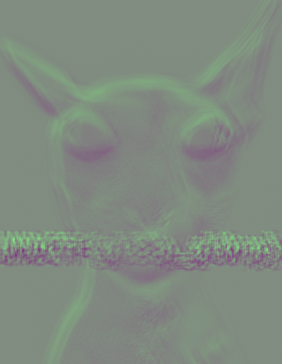
#> input picture UMDCTF2025/misc/alien-transmission/output.png, 282 x 364 px
$ python solve.py
#> lines starting #> are read from the running program, lines starting #| are printed output that depends on the picture
import numpy as np
import skimage.restoration as restoration
import random
from skimage.io import imread
from matplotlib import pyplot as plt

random.seed(420)
kernel = np.flip(np.array([[float(random.randint(-10,10)) for _ in range(19)] for _ in range(19)]))
kernel /= sum(sum(kernel))

img = np.double(imread("./output.png"))[:,:,1]
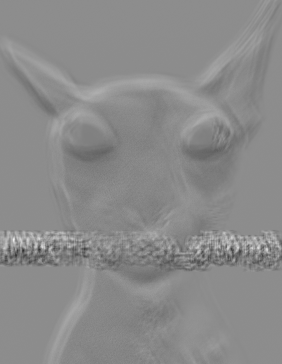
#> img: shape (364, 282) float64; min 47, max 241, mean 138.4

img = np.interp(img, (0, 256), (-10.0, 10.0))
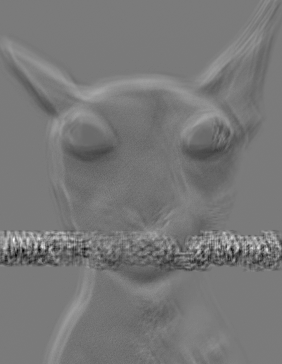
#> img: shape (364, 282) float64; min -6.33, max 8.83, mean 0.812; drawn with min black and max white

deconvolved_img = restoration.unsupervised_wiener(img, kernel)[0]
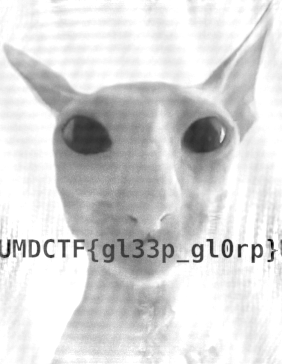
#> deconvolved_img: shape (364, 282) float64; min -0.306, max 1, mean 0.802; drawn with min black and max white

plt.imshow(deconvolved_img, vmin=deconvolved_img.min(), vmax=deconvolved_img.max())
plt.show()
